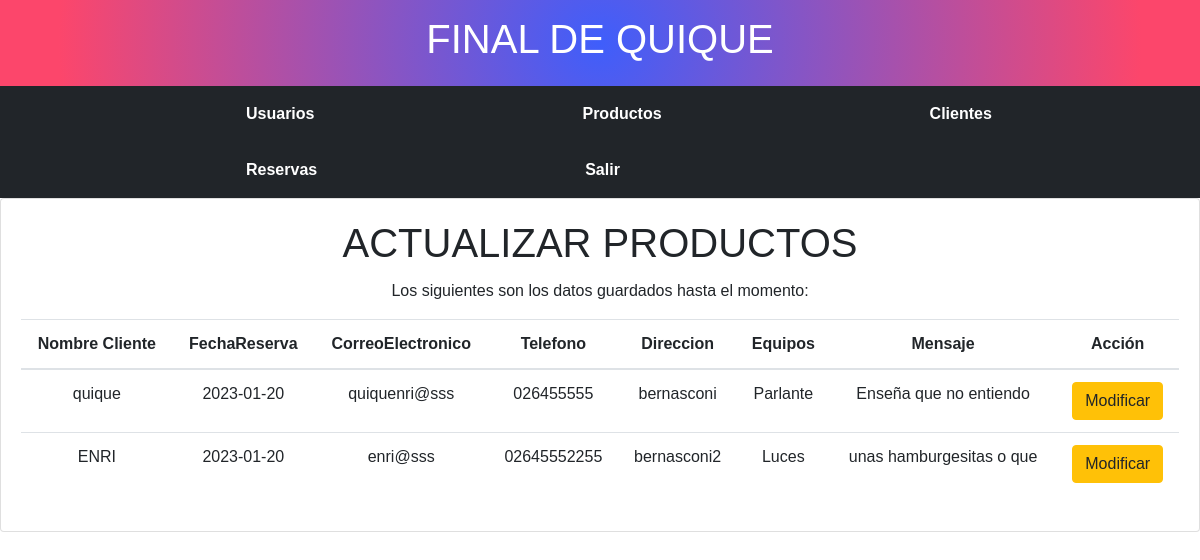
Screenshot of /CrudReserva/updateR.php with the database file from the repository.
### tables this page shows
CREATE TABLE Reserva (
    ID INT AUTO_INCREMENT PRIMARY KEY,
    Cliente VARCHAR(255) NOT NULL,
    FechaReserva DATE NOT NULL,
    CorreoElectronico VARCHAR(255) NOT NULL,
    Telefono VARCHAR(20),
    Direccion TEXT,
    Equipos VARCHAR(20),
    Mensaje TEXT
);

### CrudReserva/updateR.php (the view)
<?php include("../includes/header.php")?>
<?php include("../config/db.php")?>
    <div class ="card text-center">
        <div class="card-body">
            <h1 class="card-title">ACTUALIZAR PRODUCTOS</h1>
            <p class="card-text">Los siguientes son los datos guardados hasta el momento:</p>
            <div class="table-responsive-sm">
                <table class="table">
                    <thead>
                        <tr>
                            <th>Nombre Cliente</th>
                            <th>FechaReserva</th>
                            <th>CorreoElectronico</th>
                            <th>Telefono</th>
                            <th>Direccion</th>
                            <th>Equipos</th>
                            <th>Mensaje</th>
                            <th>Acción</th>
                        </tr>
                    </thead>
                    <tbody>
                        <?php
                        $query = "SELECT * FROM reserva";
                        $result_Prod= mysqli_query($conn, $query);
                        while($row = mysqli_fetch_array($result_Prod)){?>
                            <tr>
                            <td><?php echo $row['Cliente']?></td>
                                <td><?php echo $row['FechaReserva']?></td>
                                <td><?php echo $row['CorreoElectronico']?></td>
                                <td><?php echo $row['Telefono']?></td>
                                <td><?php echo $row['Direccion']?></td>
                                <td><?php echo $row['Equipos']?></td>
                                <td><?php echo $row['Mensaje']?></td>
                                <td>
                                    <a href="updateDataR.php?id=<?php echo $row['ID']?>">
                                    <button type="button" class="btn btn-warning" name="update">Modificar</button>
                                </a>
                                </td>
                            </tr>
                        <?php
                        }?>
                    </tbody>
                </table>
            </div>
        </div>
    </div>
<?php include("../includes/footer.php")?>

### css/header.css (style rules this page uses)
body { margin: 0; padding: 0; font-family: Arial, sans-serif; }

### rows the page displays
reserva: Cliente "quique", FechaReserva "2023-01-20", CorreoElectronico "quiquenri@sss", Telefono "026455555", Direccion "bernasconi", Equipos "Parlante", Mensaje "Enseña que no entiendo"
reserva: Cliente "ENRI", FechaReserva "2023-01-20", CorreoElectronico "enri@sss", Telefono "02645552255", Direccion "bernasconi2", Equipos "Luces", Mensaje "unas hamburgesitas o que"
